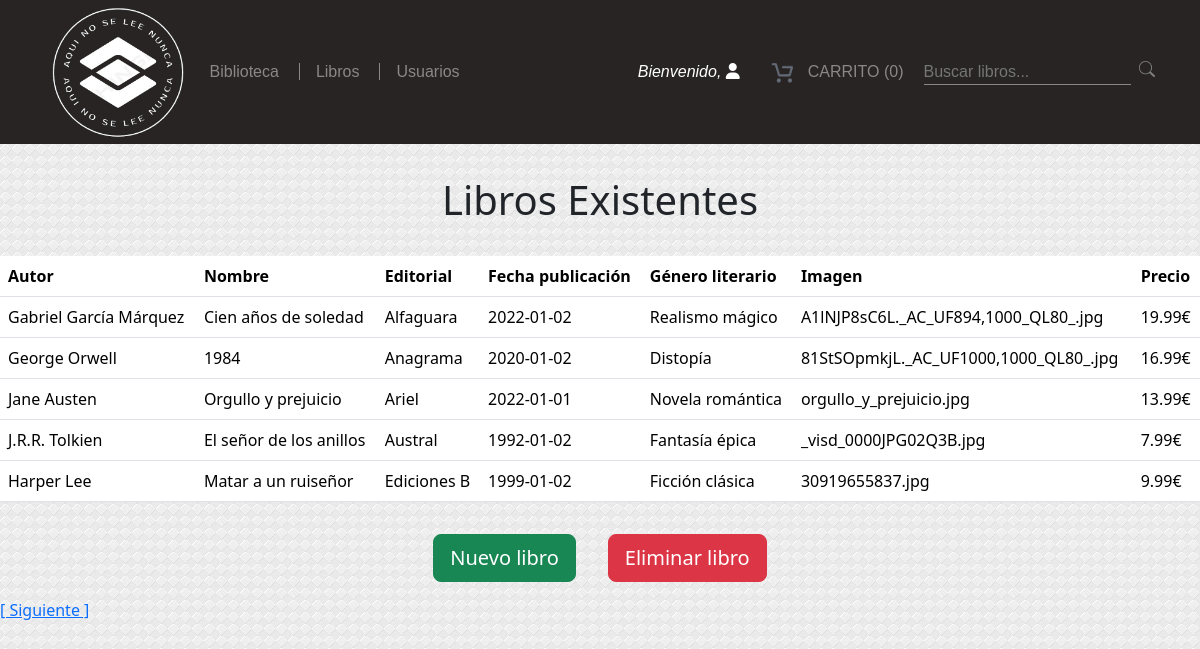
Screenshot of /Biblioteca/Libros.php with the database file from the repository.
### tables this page shows
CREATE TABLE `libros` (
  `idLibro` int(6) NOT NULL,
  `autor` varchar(200) NOT NULL,
  `editorial` varchar(200) NOT NULL,
  `genero` varchar(200) NOT NULL,
  `fecha_publicacion` date NOT NULL,
  `precio` decimal(9,2) NOT NULL,
  `imagen` varchar(200) DEFAULT NULL,
  `descripcion` varchar(2000) DEFAULT NULL
);

### Biblioteca/Libros.php (the view, shortened to what this page needs)
<?php
$paginaActual = isset($_GET['pagina']) ? $_GET['pagina'] : 1;
$resultadosPorPagina = 5;
$inicioFila = ($paginaActual - 1) * $resultadosPorPagina;
?>
<!DOCTYPE html>
<html lang="es">
<head>
    <link href="https://cdn.jsdelivr.net/npm/bootstrap@5.3.2/dist/css/bootstrap.min.css" rel="stylesheet"
>
    <link href="css/estilos.css" rel="stylesheet" />
    <link rel="stylesheet" href="https://cdnjs.cloudflare.com/ajax/libs/font-awesome/6.5.1/css/all.min.css"
 />
</head>
<body>
    <header>
        <nav>
            <ul class="UlMenuTop ">
                <img class="logo" src="imagenes/logoBiblioteca-removebg-preview.png">
                <li class="listasMenuTop"><a class="sinBarraVertical" href="indexSesionIniciadaAdmin.php">Biblioteca</a>
                </li>
                <li class="listasMenuTop"><a class="enlacesMenuTop" href="Libros.php">Libros</a></li>
                <li class="listasMenuTop"><a class="enlacesMenuTop" href="usuario.php">Usuarios</a></li>
                <?php
                include "conectarBBDD.php";
                session_start(); ?>
                <li class="push-right">Bienvenido,
                    <i class="fa-solid fa-user"></i>
                </li>
                <div class="carro">
                    <img class="carrito" src="imagenes/carrito-removebg-preview.png">
                    <li class="listasMenuTop"><a class="sinBarraVertical" href="#">CARRITO (0)</a></li>
                </div>
                <div class="buscador">
                    <form>
                        <input type="text" placeholder="Buscar libros..." />
                    </form>
                    <img class="lupa" src="imagenes/lupa-removebg-preview.png">
                </div>
            </ul>
        </nav>
    </header>
    <section>
        <h1 style="text-align:center; margin-top: 2rem; margin-bottom: 2rem;">Libros Existentes</h1>
        <table class="table">
            <thead>
                <tr>
                    <th scope="col">Autor</th>
                    <th scope="col">Nombre</th>
                    <th scope="col">Editorial</th>
                    <th scope="col">Fecha publicación</th>
                    <th scope="col">Género literario</th>
                    <th scope="col">Imagen</th>
                    <th scope="col">Precio</th>
                </tr>
            </thead>
            <tbody>
                <?php
                $query = "SELECT * FROM libros LIMIT $inicioFila, $resultadosPorPagina";
                $resultado = mysqli_query($conn, $query);
                while ($fila = $resultado->fetch_assoc()) {
                    ?>
                    <tr>
                        <td>
                            <?php echo $fila['autor'] ?>
                        </td>
                        <td>
                            <?php echo $fila['descripcion'] ?>
                        </td>
                        <td>
                            <?php echo $fila['editorial'] ?>
                        </td>
                        <td>
                            <?php echo $fila['fecha_publicacion'] ?>
                        </td>
                        <td>
                            <?php echo $fila['genero'] ?>
                        </td>
                        <td>
                            <?php echo $fila['imagen'] ?>
                        </td>
                        <td>
                            <?php echo $fila['precio'] ?>€
                        </td>
                    </tr>
                    <?php
                }
                ?>
            </tbody>
        </table>
        <div class="centrar">
            <button onclick="window.location.href='insertarLibro.php'" class="btn btn-success btn-lg ">Nuevo
                libro</button>
            <button onclick="window.location.href='eliminarLibro.php'" class="btn btn-danger btn-lg ">Eliminar
                libro</button>
        </div>
    </section>
    <?php
    if ($paginaActual == 1) {
        $paginaSiguiente = $paginaActual + 1;
        echo "<a href='?pagina=$paginaSiguiente'>[ Siguiente ]</a>";
    }
    ?>
</body>
</html>

### Biblioteca/css/estilos.css (style rules this page uses)
* { margin: 0; padding: 0; font-size: 1rem; }
body { background-image: url(../imagenes/triangles_pattern.webp); }
.UlMenuTop { display: flex; align-items: center; justify-content: space-evenly; gap: 20px; padding-right: 3.5em; padding-left: 3.5em; font-family: Verdana, Geneva, sans-serif; font-size: small; background-color: #282424; height: 18vh; margin: 0; }
.push-right { margin-left: auto; list-style: none; color: white; font-style: italic; }
.listasMenuTop { list-style: none; }
.enlacesMenuTop { text-align: center; text-decoration: none; color: #8a8788; border-left: 1px solid #8a8788; padding-left: 1em; }
.sinBarraVertical { border-left: none; text-decoration: none; color: #8a8788; cursor: pointer; }
.carrito { width: 3em; height: 3em; position: relative; outline: none; }
.carro { display: flex; flex-direction: row; flex-wrap: wrap; align-content: center; justify-content: center; align-items: center; }
.logo { width: 9rem; height: 9rem; }
li a { text-align: center; text-decoration: none; color: #8a8788; }
input { background-color: transparent; border: none; border-bottom: 1px solid #8a8788; color: white; text-align: left; }
.lupa { width: 1em; height: 1em; position: relative; margin-left: 0.5rem; }
.buscador { display: flex; justify-content: center; align-items: baseline; flex-wrap: wrap; flex-direction: row; align-content: center; }
.centrar { display: flex; flex-direction: row; align-items: center; justify-content: center; }
.centrar .btn { margin: 1rem; }

### rows the page displays
libros: autor "Gabriel García Márquez", descripcion "Cien años de soledad", editorial "Alfaguara", fecha_publicacion "2022-01-02", genero "Realismo mágico", imagen "A1lNJP8sC6L._AC_UF894,1000_QL80_.jpg", precio "19.99"
libros: autor "George Orwell", descripcion "1984", editorial "Anagrama", fecha_publicacion "2020-01-02", genero "Distopía", imagen "81StSOpmkjL._AC_UF1000,1000_QL80_.jpg", precio "16.99"
libros: autor "Jane Austen", descripcion "Orgullo y prejuicio", editorial "Ariel", fecha_publicacion "2022-01-01", genero "Novela romántica", imagen "orgullo_y_prejuicio.jpg", precio "13.99"
libros: autor "J.R.R. Tolkien", descripcion "El señor de los anillos", editorial "Austral", fecha_publicacion "1992-01-02", genero "Fantasía épica", imagen "_visd_0000JPG02Q3B.jpg", precio "7.99"
libros: autor "Harper Lee", descripcion "Matar a un ruiseñor", editorial "Ediciones B", fecha_publicacion "1999-01-02", genero "Ficción clásica", imagen "30919655837.jpg", precio "9.99"
